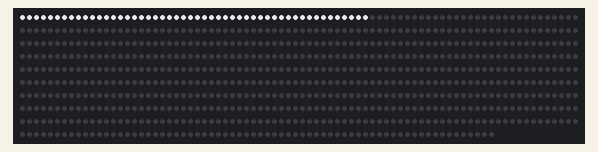
Bench run of a program on a simulated Raspberry Pi (BCM pin numbers). On the bench: 788 RGB LEDs in strip order, left to right, continuing on the next row. Dim RGB values are drawn brighter than linear; what the program prints to the terminal is not drawn. At 10.8 s the program stops and its outputs stay as they are.

Above: at 0.8 s.

The program:

led_ping.py
```python
#!/usr/bin/env python3
import time
from rpi_ws281x import *

LED_COUNT      = 788
LED_PIN        = 13      # you’re wired to GPIO13
LED_FREQ_HZ    = 800000
LED_DMA        = 10
LED_BRIGHTNESS = 180
LED_INVERT     = False
LED_CHANNEL    = 1

def main():
    print("Init strip...")
    strip = Adafruit_NeoPixel(LED_COUNT, LED_PIN, LED_FREQ_HZ, LED_DMA,
                              LED_INVERT, LED_BRIGHTNESS, LED_CHANNEL)
    strip.begin()
    time.sleep(0.5)

    # clear
    for i in range(strip.numPixels()):
        strip.setPixelColor(i, 0)
    strip.show()
    time.sleep(0.2)

    # light first 50 pixels bright white
    print("Lighting first 50 pixels for 10s...")
    for i in range(min(50, strip.numPixels())):
        strip.setPixelColor(i, Color(255, 255, 255))  # white
    strip.show()
    time.sleep(10)

    # turn off
    print("Clearing...")
    for i in range(strip.numPixels()):
        strip.setPixelColor(i, 0)
    strip.show()
    print("Done.")

if __name__ == "__main__":
    main()
```
